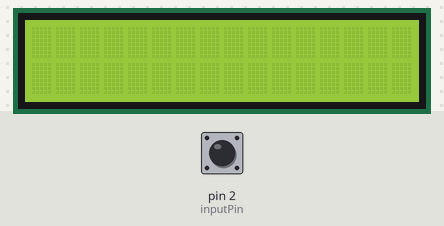
Bench run of a sketch on a simulated Arduino Uno, built with avr-gcc and run on an emulated ATmega328P. On the bench: 16×2 character LCD. The test bench sets the inputs (shaded band); at power-on: pin 2 (inputPin) HIGH.

Above: at 1.2 s.
1.3 s: pin 2 (inputPin) pulled LOW for 0.15 s
At 2.0 s:
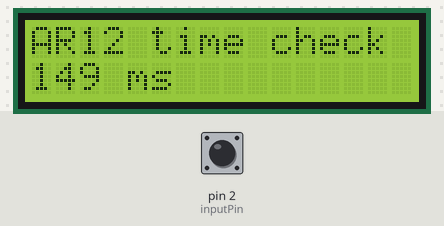
3.0 s: pin 2 (inputPin) pulled LOW for 1 s
At 4.4 s:
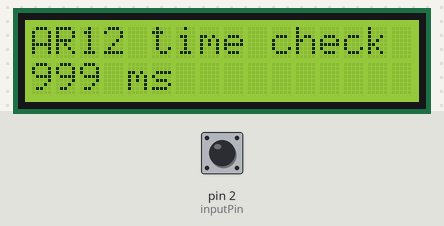
5.5 s: pin 2 (inputPin) pulled LOW for 0.15 s
At 6.2 s:
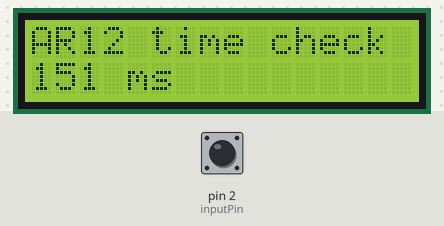
7.1 s: pin 2 (inputPin) pulled LOW for 3.2 s
At 11.6 s:
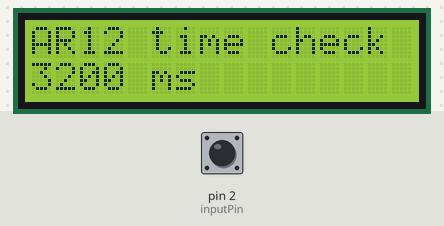
11.9 s: pin 2 (inputPin) pulled LOW for 0.15 s
At 12.5 s:
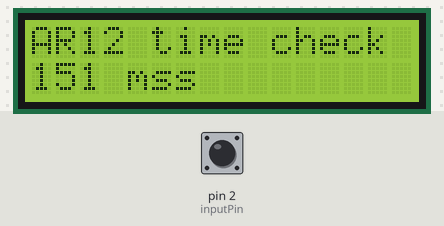
Timing chart, 0 to 14.6 s (numbered marks = the images above; inputs shaded):
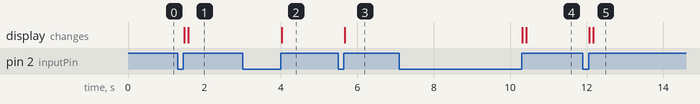

Measured:
- after the input at 1.3 s, the display: first changes after 0.17 s (image 1 shows a later state)
- after the input at 3.0 s, the display: changes after 1.0 s (image 2)
- after the input at 5.5 s, the display: changes after 0.17 s (image 3)
- after the input at 7.1 s, the display: first changes after 3.2 s (image 4 shows a later state)
- after the input at 11.9 s, the display: first changes after 0.17 s (image 5 shows a later state)

The sketch:

AR12_Switch_time.ino
```cpp
/*
 예제 5.3
 디지털 신호 입력 시간 측정하기
 */
// I2C 통신 라이브러리 설정
#include <Wire.h>
// I2C LCD 라리브러리 설정
#include <LiquidCrystal_I2C.h>
LiquidCrystal_I2C lcd(0x27,16,2);
// 2번핀을 스위치 입력으로 설정
const int inputPin = 2;

// 현재의 시간을 저장하기 위한 변수
long startTime = 0;
// 실제 스위치가 눌린 후 지연되는 시간
long swCountTimer = 0;

void setup() {
  // 스위치 입력을 위하여 2번핀을 입력으로 설정하고 풀업시킨다
  pinMode(inputPin, INPUT_PULLUP);
  // 시리얼 통신을 설정한다
  Serial.begin(9600);


  lcd.init(); // LCD 설정
  lcd.backlight();
}

void loop(){
  // 스위치 입력이 발생하였을 경우 실행
  if(digitalRead(inputPin) == LOW){
    // 현재의 시간을 startTime 변수에 넣는다.
    startTime = millis();
    // 스위치가 입력되는 동안 지연시킨다.
    while(digitalRead(inputPin) == LOW);
    // swCountTimer 변수에 스위치가 눌려진 시간을 넣는다.
    // 여기까지 측정된 시간에서 앞서 저장한 시간이 스위치가 눌려진 시간이 된다
    swCountTimer = millis() - startTime;
    // 시리얼 통신으로 값을 출력한다.

    lcd.setCursor(0,0);
    lcd.print("AR12 time check");
    lcd.setCursor(0,1);
    lcd.print(swCountTimer);
    delay(100);
    lcd.print(" ms");
  };
}
```
